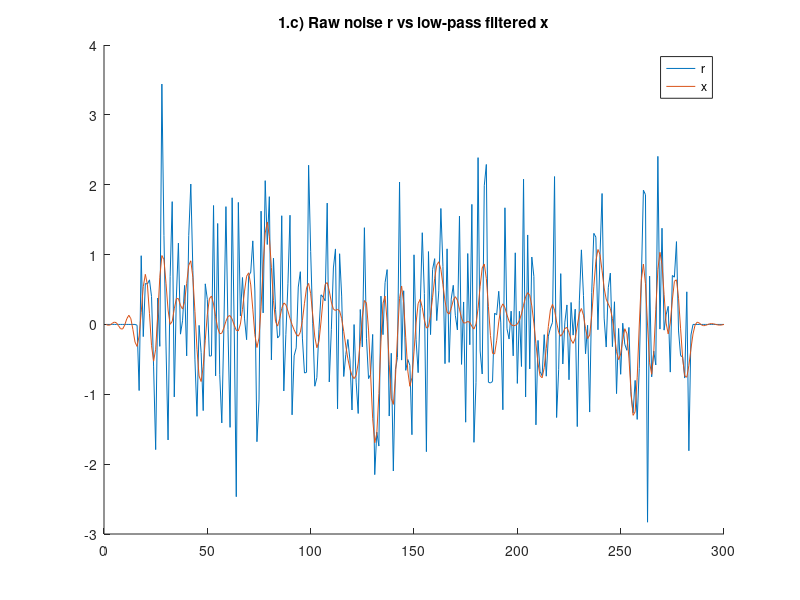
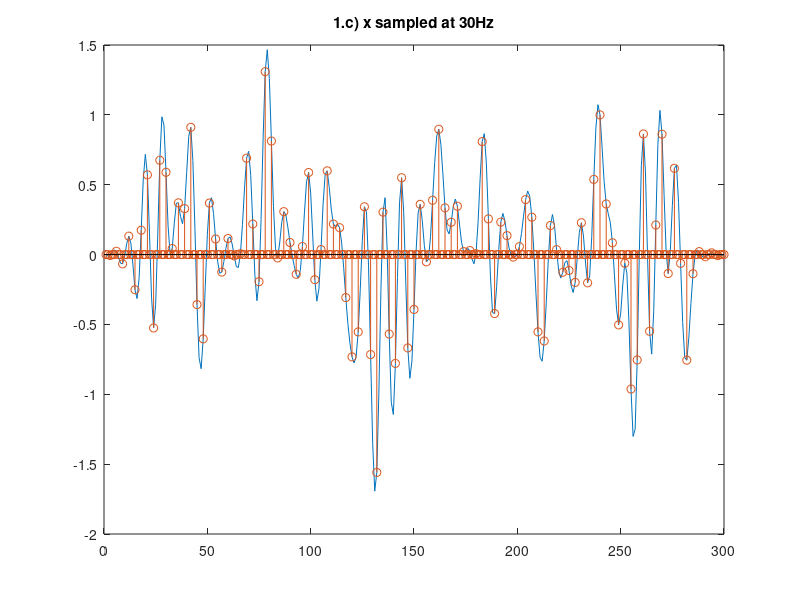
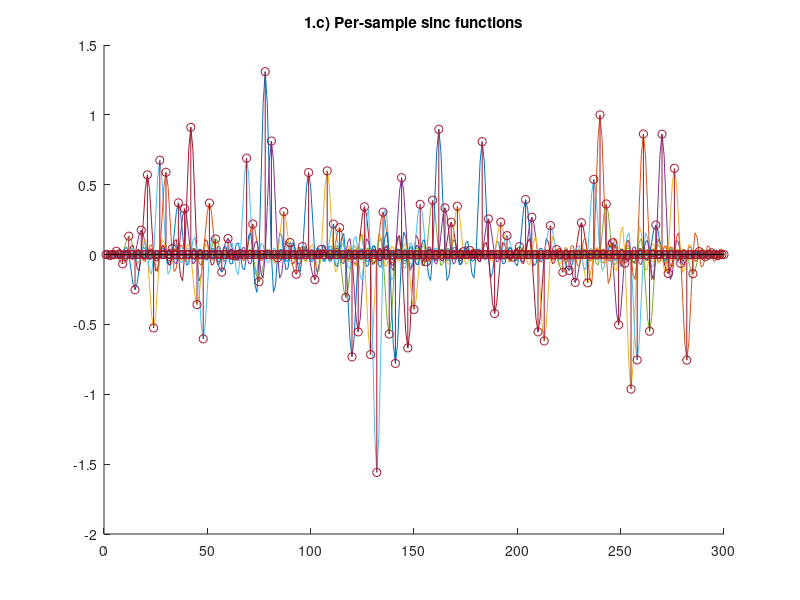
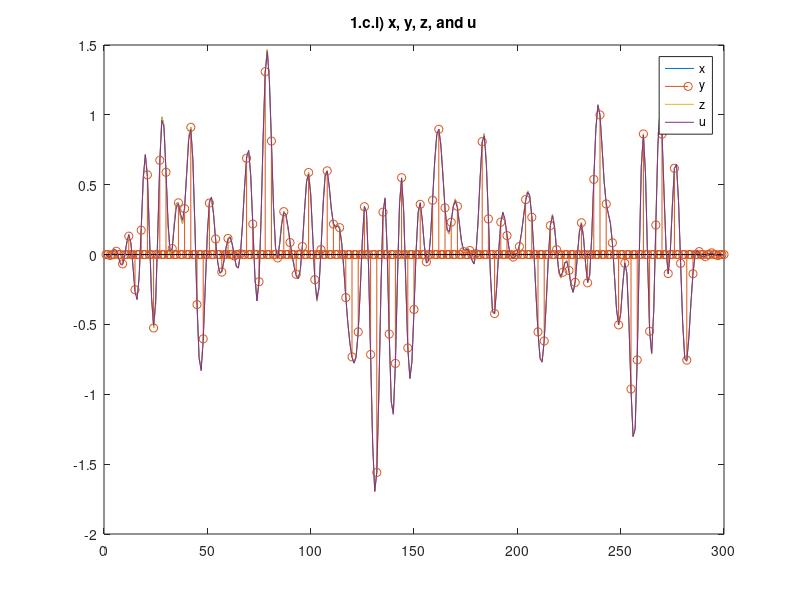

Here is the MATLAB script that generated these plots, in order: (Note: this script raises an error after producing the figures.)
%% 1.c
% Generate a one second long Gaussian noise sequence r with a sampling rate
% of 300Hz
f_s = 300;
t = 1; % 1 second long
N = f_s * t;
ts = linspace(1/f_s, t, N);
r = randn(N,1);
% Taper r by setting its first and last 15 samples to zero.
r(1:15) = 0;
r(end-15:end) = 0;

%%
% Make a Finite-Impulse Response low-pass filter with cut-off frequency
% 45Hz.
% Use the filtfilt function in order to apply that filter to the
% generated noise signal, resulting in the filtered noise signal x
f_c = 45; % cutoff frequency
a = [1]; % FIR has no y-terms
b = fir1(50, f_c/(f_s/2));
x = filtfilt(b, a, r);

figure;
hold on;
plot(r);
plot(x);
legend("r","x");
title("1.c) Raw noise r vs low-pass filtered x");
hold off;

%%
% Sample x at 100Hz by setting all but every third sample value to zero
y = x;
% element 1, 4, 7... = 0
y(1:3:end) = 0;
% element 2, 5, 8... = 0
y(2:3:end) = 0;
% element 3, 6, 9... = unchanged

figure;
plot(x);
hold on;
stem(y);
title("1.c) x sampled at 30Hz");
hold off;

%%
% Implement sinc interpolation to reconstruct the zeroed samples of y.
% From slide 70:
%
% $$x(t) = \sum_{n=-\infty}^{\infty} x_n * sinc(t/t_s - n)$$
%
% MATLAB version:
%
% $$z = \sum_{i_y=1}^{N} y(i_y) * sinc((ts/t - i_y/N) * f_s/3)$$
%
% Translate each sinc by $i_y/N$ to align it with the sample,
% and scale them by $f_s$ over 3 to align the zero crossings with the other
% sample points.
z = zeros(N,1);
figure;
hold on;
for i_y = 1:N
    data = y(i_y) * sinc((ts/t - (i_y)/N)* f_s/3);
    plot(data);
    z = z + data';
end
stem(y)
hold off;
title("1.c) Per-sample sinc functions")

%%
% Generate another low-pass filter with fir1, cut-off frequency 50Hz.
% Apply it to y, resulting in interpolated sequence u.
% Multiply by 3 to compensate for energy lost during sampling.
f_c = 50; % cutoff frequency
a = [1]; % FIR has no y-terms
b = fir1(50, f_c/(f_s/2));
u = 3 * filtfilt(b, a, y);


%% 1.c.i) Comparisons
% Plot x, y, z, and u on top of each other in one figure 
figure;
plot(x);
hold on;
stem(y);
plot(z);
plot(u);
legend("x", "y", "z", "u");
title("1.c.i) x, y, z, and u")
hold off;

%% 1.c.i) x vs z
% x and z are equal
figure;
plot(x);
hold on;
stem(y);
plot(z);

legend("x", "y", "z");
xlim([100 150]);
title("1.c.i) x vs. z", "(sinc-interpolated sampled x)");
hold off;

%% 1.c.i) x vs u
% x and u are similar, but not equal.
% I think this is because the low-pass filter isn't perfect.
figure;
plot(x);
hold on;
stem(y);
plot(u);

legend("x", "y", "u");
xlim([100 150]);
title("1.c.i) x vs. u", "(low-pass filtered sampled x)");
hold off;

%%
% Frequency response of the second low-pass filter.
% The magnitude at the original cutoff (45Hz) is -1dB, so higher
% frequencies in x were unfairly reduced when generating u.
f_c = 50;
a = [1];
b = fir1(50, f_c/(f_s/2));
figure;
freqz(b,a,2048,f_s);
xlim([0, 50]);
xline(45);
title("1.c.i) u low-pass filter frequency response");


%% 1.c.ii)
% Q: Why should the first filter have a lower cut-off frequency than the second?
%
% If the second low-pass filter had a lower cut-off frequency than the
% first filter, it would discard higher-frequency information and
% not reconstruct it.

